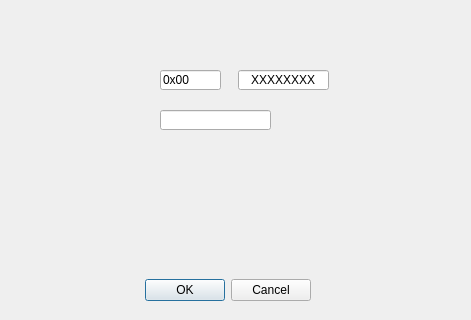
<?xml version="1.0" encoding="UTF-8"?>
<ui version="4.0">
 <class>CANFrameDataSelektor</class>
 <widget class="QDialog" name="CANFrameDataSelektor">
  <property name="geometry">
   <rect>
    <x>0</x>
    <y>0</y>
    <width>471</width>
    <height>320</height>
   </rect>
  </property>
  <property name="windowTitle">
   <string>Dialog</string>
  </property>
  <widget class="QDialogButtonBox" name="buttonBox">
   <property name="geometry">
    <rect>
     <x>90</x>
     <y>270</y>
     <width>221</width>
     <height>41</height>
    </rect>
   </property>
   <property name="orientation">
    <enum>Qt::Horizontal</enum>
   </property>
   <property name="standardButtons">
    <set>QDialogButtonBox::Cancel|QDialogButtonBox::Ok</set>
   </property>
  </widget>
  <widget class="QLineEdit" name="IDlineEdit">
   <property name="geometry">
    <rect>
     <x>160</x>
     <y>70</y>
     <width>61</width>
     <height>20</height>
    </rect>
   </property>
   <property name="text">
    <string>0x00</string>
   </property>
  </widget>
  <widget class="QLineEdit" name="DatalineEdit">
   <property name="geometry">
    <rect>
     <x>238</x>
     <y>70</y>
     <width>91</width>
     <height>20</height>
    </rect>
   </property>
   <property name="text">
    <string>XXXXXXXX</string>
   </property>
   <property name="alignment">
    <set>Qt::AlignCenter</set>
   </property>
  </widget>
  <widget class="QwtTextLabel" name="TextLabel">
   <property name="geometry">
    <rect>
     <x>158</x>
     <y>30</y>
     <width>61</width>
     <height>20</height>
    </rect>
   </property>
  </widget>
  <widget class="QwtTextLabel" name="DataTextLabel">
   <property name="geometry">
    <rect>
     <x>238</x>
     <y>30</y>
     <width>91</width>
     <height>20</height>
    </rect>
   </property>
  </widget>
  <widget class="QLineEdit" name="GraphNamelineEdit">
   <property name="geometry">
    <rect>
     <x>160</x>
     <y>110</y>
     <width>111</width>
     <height>20</height>
    </rect>
   </property>
  </widget>
  <widget class="QwtTextLabel" name="GraphNameTextLabel">
   <property name="geometry">
    <rect>
     <x>20</x>
     <y>110</y>
     <width>100</width>
     <height>20</height>
    </rect>
   </property>
  </widget>
 </widget>
 <customwidgets>
  <customwidget>
   <class>QwtTextLabel</class>
   <extends>QFrame</extends>
   <header>qwt_text_label.h</header>
  </customwidget>
 </customwidgets>
 <resources/>
 <connections>
  <connection>
   <sender>buttonBox</sender>
   <signal>accepted()</signal>
   <receiver>CANFrameDataSelektor</receiver>
   <slot>accept()</slot>
   <hints>
    <hint type="sourcelabel">
     <x>248</x>
     <y>254</y>
    </hint>
    <hint type="destinationlabel">
     <x>157</x>
     <y>274</y>
    </hint>
   </hints>
  </connection>
  <connection>
   <sender>buttonBox</sender>
   <signal>rejected()</signal>
   <receiver>CANFrameDataSelektor</receiver>
   <slot>reject()</slot>
   <hints>
    <hint type="sourcelabel">
     <x>316</x>
     <y>260</y>
    </hint>
    <hint type="destinationlabel">
     <x>286</x>
     <y>274</y>
    </hint>
   </hints>
  </connection>
 </connections>
</ui>
